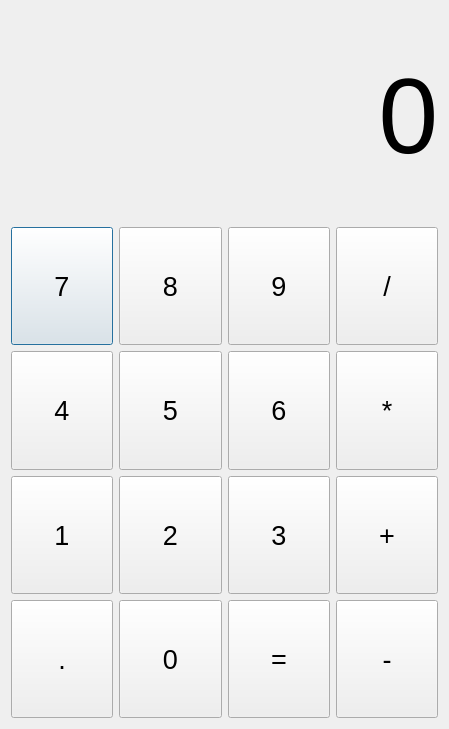
<?xml version="1.0" encoding="UTF-8"?>
<ui version="4.0">
 <class>exprContorllerClass</class>
 <widget class="QDialog" name="exprContorllerClass">
  <property name="geometry">
   <rect>
    <x>0</x>
    <y>0</y>
    <width>449</width>
    <height>729</height>
   </rect>
  </property>
  <property name="windowTitle">
   <string>计算器</string>
  </property>
  <layout class="QVBoxLayout" name="verticalLayout_3" stretch="3">
   <item>
    <layout class="QVBoxLayout" name="verticalLayout_2" stretch="3,7">
     <item>
      <widget class="QLabel" name="label_display">
       <property name="font">
        <font>
         <pointsize>80</pointsize>
        </font>
       </property>
       <property name="text">
        <string>0</string>
       </property>
       <property name="alignment">
        <set>Qt::AlignRight|Qt::AlignTrailing|Qt::AlignVCenter</set>
       </property>
      </widget>
     </item>
     <item>
      <layout class="QVBoxLayout" name="verticalLayout" stretch="1,1,1,1">
       <item>
        <layout class="QHBoxLayout" name="horizontalLayout">
         <item>
          <widget class="QPushButton" name="button_7">
           <property name="sizePolicy">
            <sizepolicy hsizetype="Preferred" vsizetype="Preferred">
             <horstretch>0</horstretch>
             <verstretch>0</verstretch>
            </sizepolicy>
           </property>
           <property name="font">
            <font>
             <pointsize>20</pointsize>
            </font>
           </property>
           <property name="text">
            <string>7</string>
           </property>
          </widget>
         </item>
         <item>
          <widget class="QPushButton" name="button_8">
           <property name="sizePolicy">
            <sizepolicy hsizetype="Preferred" vsizetype="Preferred">
             <horstretch>0</horstretch>
             <verstretch>0</verstretch>
            </sizepolicy>
           </property>
           <property name="font">
            <font>
             <pointsize>20</pointsize>
            </font>
           </property>
           <property name="text">
            <string>8</string>
           </property>
          </widget>
         </item>
         <item>
          <widget class="QPushButton" name="button_9">
           <property name="sizePolicy">
            <sizepolicy hsizetype="Preferred" vsizetype="Preferred">
             <horstretch>0</horstretch>
             <verstretch>0</verstretch>
            </sizepolicy>
           </property>
           <property name="font">
            <font>
             <pointsize>20</pointsize>
            </font>
           </property>
           <property name="text">
            <string>9</string>
           </property>
          </widget>
         </item>
         <item>
          <widget class="QPushButton" name="button_div">
           <property name="sizePolicy">
            <sizepolicy hsizetype="Preferred" vsizetype="Preferred">
             <horstretch>0</horstretch>
             <verstretch>0</verstretch>
            </sizepolicy>
           </property>
           <property name="font">
            <font>
             <pointsize>20</pointsize>
            </font>
           </property>
           <property name="text">
            <string>/</string>
           </property>
          </widget>
         </item>
        </layout>
       </item>
       <item>
        <layout class="QHBoxLayout" name="horizontalLayout_2">
         <item>
          <widget class="QPushButton" name="button_4">
           <property name="sizePolicy">
            <sizepolicy hsizetype="Preferred" vsizetype="Preferred">
             <horstretch>0</horstretch>
             <verstretch>0</verstretch>
            </sizepolicy>
           </property>
           <property name="font">
            <font>
             <pointsize>20</pointsize>
            </font>
           </property>
           <property name="text">
            <string>4</string>
           </property>
          </widget>
         </item>
         <item>
          <widget class="QPushButton" name="button_5">
           <property name="sizePolicy">
            <sizepolicy hsizetype="Preferred" vsizetype="Preferred">
             <horstretch>0</horstretch>
             <verstretch>0</verstretch>
            </sizepolicy>
           </property>
           <property name="font">
            <font>
             <pointsize>20</pointsize>
            </font>
           </property>
           <property name="text">
            <string>5</string>
           </property>
          </widget>
         </item>
         <item>
          <widget class="QPushButton" name="button_6">
           <property name="sizePolicy">
            <sizepolicy hsizetype="Preferred" vsizetype="Preferred">
             <horstretch>0</horstretch>
             <verstretch>0</verstretch>
            </sizepolicy>
           </property>
           <property name="font">
            <font>
             <pointsize>20</pointsize>
            </font>
           </property>
           <property name="text">
            <string>6</string>
           </property>
          </widget>
         </item>
         <item>
          <widget class="QPushButton" name="button_mul">
           <property name="sizePolicy">
            <sizepolicy hsizetype="Preferred" vsizetype="Preferred">
             <horstretch>0</horstretch>
             <verstretch>0</verstretch>
            </sizepolicy>
           </property>
           <property name="font">
            <font>
             <pointsize>20</pointsize>
            </font>
           </property>
           <property name="text">
            <string>*</string>
           </property>
          </widget>
         </item>
        </layout>
       </item>
       <item>
        <layout class="QHBoxLayout" name="horizontalLayout_3">
         <item>
          <widget class="QPushButton" name="button_1">
           <property name="sizePolicy">
            <sizepolicy hsizetype="Preferred" vsizetype="Preferred">
             <horstretch>0</horstretch>
             <verstretch>0</verstretch>
            </sizepolicy>
           </property>
           <property name="font">
            <font>
             <pointsize>20</pointsize>
            </font>
           </property>
           <property name="text">
            <string>1</string>
           </property>
          </widget>
         </item>
         <item>
          <widget class="QPushButton" name="button_2">
           <property name="sizePolicy">
            <sizepolicy hsizetype="Preferred" vsizetype="Preferred">
             <horstretch>0</horstretch>
             <verstretch>0</verstretch>
            </sizepolicy>
           </property>
           <property name="font">
            <font>
             <pointsize>20</pointsize>
            </font>
           </property>
           <property name="text">
            <string>2</string>
           </property>
          </widget>
         </item>
         <item>
          <widget class="QPushButton" name="button_3">
           <property name="sizePolicy">
            <sizepolicy hsizetype="Preferred" vsizetype="Preferred">
             <horstretch>0</horstretch>
             <verstretch>0</verstretch>
            </sizepolicy>
           </property>
           <property name="font">
            <font>
             <pointsize>20</pointsize>
            </font>
           </property>
           <property name="text">
            <string>3</string>
           </property>
          </widget>
         </item>
         <item>
          <widget class="QPushButton" name="button_sum">
           <property name="sizePolicy">
            <sizepolicy hsizetype="Preferred" vsizetype="Preferred">
             <horstretch>0</horstretch>
             <verstretch>0</verstretch>
            </sizepolicy>
           </property>
           <property name="font">
            <font>
             <pointsize>20</pointsize>
            </font>
           </property>
           <property name="text">
            <string>+</string>
           </property>
          </widget>
         </item>
        </layout>
       </item>
       <item>
        <layout class="QHBoxLayout" name="horizontalLayout_4">
         <item>
          <widget class="QPushButton" name="button_point">
           <property name="sizePolicy">
            <sizepolicy hsizetype="Preferred" vsizetype="Preferred">
             <horstretch>0</horstretch>
             <verstretch>0</verstretch>
            </sizepolicy>
           </property>
           <property name="font">
            <font>
             <pointsize>20</pointsize>
            </font>
           </property>
           <property name="text">
            <string>.</string>
           </property>
          </widget>
         </item>
         <item>
          <widget class="QPushButton" name="button_0">
           <property name="sizePolicy">
            <sizepolicy hsizetype="Preferred" vsizetype="Preferred">
             <horstretch>0</horstretch>
             <verstretch>0</verstretch>
            </sizepolicy>
           </property>
           <property name="font">
            <font>
             <pointsize>20</pointsize>
            </font>
           </property>
           <property name="text">
            <string>0</string>
           </property>
          </widget>
         </item>
         <item>
          <widget class="QPushButton" name="button_getSum">
           <property name="sizePolicy">
            <sizepolicy hsizetype="Preferred" vsizetype="Preferred">
             <horstretch>0</horstretch>
             <verstretch>0</verstretch>
            </sizepolicy>
           </property>
           <property name="font">
            <font>
             <pointsize>20</pointsize>
            </font>
           </property>
           <property name="text">
            <string>=</string>
           </property>
          </widget>
         </item>
         <item>
          <widget class="QPushButton" name="button_sub">
           <property name="sizePolicy">
            <sizepolicy hsizetype="Preferred" vsizetype="Preferred">
             <horstretch>0</horstretch>
             <verstretch>0</verstretch>
            </sizepolicy>
           </property>
           <property name="font">
            <font>
             <pointsize>20</pointsize>
            </font>
           </property>
           <property name="text">
            <string>-</string>
           </property>
          </widget>
         </item>
        </layout>
       </item>
      </layout>
     </item>
    </layout>
   </item>
  </layout>
 </widget>
 <layoutdefault spacing="6" margin="11"/>
 <resources>
  <include location="exprContorller.qrc"/>
 </resources>
 <connections/>
</ui>
